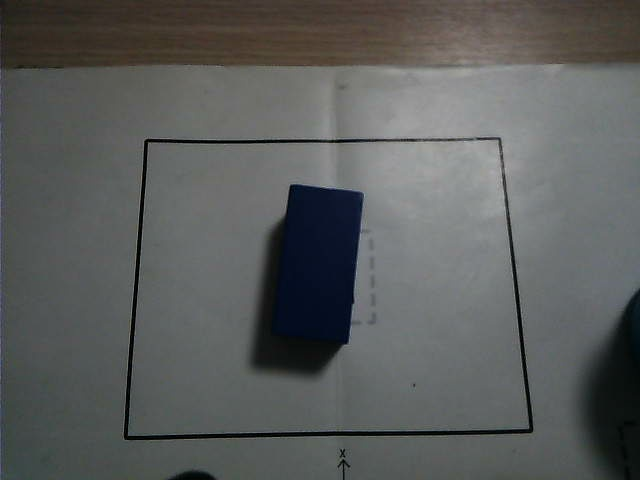
#> input picture tools/vision_roi_tuner/inputs/images/blue_block_001.jpg, 640 x 480 px; its folder holds only this picture in this run
$ python debug_color_decision.py
#> lines starting #> are read from the running program, lines starting #| are printed output that depends on the picture; after the words box and inside, x2 and y2 are one past the last pixel; in counts of white or black regions, pixels touching at a corner belong together
### tools/vision_roi_tuner/scripts/roi_color_detection_utils.py
#!/usr/bin/env python3
# -*- coding: utf-8 -*-
"""
Offline ROI color detection helpers.
Mirrors logic in src/app/app/roi_color_detector_node.py (zero ROS2 dependency).
"""

import re
from pathlib import Path
from typing import Any, Dict, List, Optional, Tuple

import cv2
import numpy as np
import yaml

CHROMATIC_COLORS = {"red", "blue", "green", "yellow", "purple", "tennis"}
NEUTRAL_COLORS = {"black", "white"}


def load_lab_ranges(lab_config_path: str) -> Tuple[Dict[str, Tuple], List[str]]:
    p = Path(lab_config_path)
    data = yaml.safe_load(p.read_text())
    cl = data["/**"]["ros__parameters"]["color_range_list"]
    rng = {}
    for name in cl:
        rng[name] = (tuple(cl[name]["min"]), tuple(cl[name]["max"]))
    color_keys = list(cl.keys())
    return rng, color_keys


# [83 lines left out: functions dominant_color_key, color_center_score, dominant_color_key_with_priority, not called in this run]


def detect_object_contour(gray_img, min_area=500):
    blurred = cv2.GaussianBlur(gray_img, (5, 5), 0)
    _, binary = cv2.threshold(blurred, 0, 255, cv2.THRESH_BINARY_INV + cv2.THRESH_OTSU)
    kernel = cv2.getStructuringElement(cv2.MORPH_ELLIPSE, (7, 7))
    binary = cv2.morphologyEx(binary, cv2.MORPH_CLOSE, kernel, iterations=1)
    cnts, _ = cv2.findContours(binary, cv2.RETR_EXTERNAL, cv2.CHAIN_APPROX_SIMPLE)
    if not cnts:
        return None
    largest = max(cnts, key=cv2.contourArea)
    if cv2.contourArea(largest) < min_area:
        return None
    return largest


def erode_contour_mask(img_shape, contour, kernel_size=5):
    mask = np.zeros(img_shape, np.uint8)
    cv2.drawContours(mask, [contour], -1, 255, thickness=-1)
    kernel = cv2.getStructuringElement(cv2.MORPH_ELLIPSE, (kernel_size, kernel_size))
    return cv2.erode(mask, kernel, iterations=1)


# [117 lines left out: functions erode_contour_mask_v2, apply_luminance_thresholds, estimate_color, estimate_color_with_thresholds, estimate_color_with_otsu_chroma, parse_filename_label and 1 more, not called in this run]

### tools/vision_roi_tuner/scripts/debug_color_decision.py
#!/usr/bin/env python3
"""Color decision debugger — explains why the final color vote produces each prediction."""

import json
import sys
from collections import defaultdict
from pathlib import Path

import cv2
import numpy as np

from roi_color_detection_utils import (
    detect_object_contour,
    dominant_color_key_with_priority,
    erode_contour_mask,
    load_lab_ranges,
    parse_filename_label,
)

ROOT = Path(__file__).resolve().parent.parent
IMAGES_DIR = ROOT / "inputs" / "images"
CONFIG_PATH = ROOT / "configs" / "lab_config.yaml"
LABELS_PATH = ROOT / "inputs" / "labels" / "manual_labels.json"
STRATEGY_PATH = ROOT / "outputs" / "reports" / "best_strategy.json"
OUTPUT_DIR = ROOT / "outputs" / "reports_v2"
DEBUG_DIR = ROOT / "outputs" / "debug_images_v3"

BEST_PARAMS = {
    "use_otsu": True, "use_chroma": True, "chroma_threshold": 5.0,
    "chromatic_min_confidence": 0.10,
    "lab_range_overrides": {
        "blue": {"B": (59, 143)},
        "red":  {"A": (124, 183), "B": (125, 189)},
    },
}

CHROMATIC = {"red", "blue", "green", "yellow", "purple", "tennis"}
NEUTRAL = {"black", "white"}


def compute_stats(arr):
    if len(arr) == 0:
        return {"mean": 0, "std": 0, "p5": 0, "p50": 0, "p95": 0, "count": 0}
    return {
        "mean": round(float(np.mean(arr)), 2),
        "std":  round(float(np.std(arr)), 2),
        "p5":   int(np.percentile(arr, 5)),
        "p50":  int(np.percentile(arr, 50)),
        "p95":  int(np.percentile(arr, 95)),
        "count": int(len(arr)),
    }


def build_decision_debug_img(img, contour, final_mask, pred_color, expected, stats):
    h, w = img.shape[:2]
    panel_w = 640
    panel = np.ones((h, w + panel_w, 3), dtype=np.uint8) * 25
    panel[:h, :w] = img.copy()

    if contour is not None:
        cv2.drawContours(panel[:h, :w], [contour], -1, (0, 255, 0), 2)

    correct = (pred_color == expected) if expected else None
    s = "OK" if correct else ("WRONG" if correct is False else "?")
    tc = (0, 255, 0) if correct else ((0, 0, 255) if correct is False else (200, 200, 0))
    cv2.putText(panel, f"GT:  {expected or 'N/A'}", (12, 24), cv2.FONT_HERSHEY_SIMPLEX, 0.5, (255, 255, 255), 2)
    cv2.putText(panel, f"PRED: {pred_color}  {s}", (12, 48), cv2.FONT_HERSHEY_SIMPLEX, 0.5, tc, 2)

    mask_thumb = np.zeros((100, 140, 3), dtype=np.uint8)
    ms = cv2.resize(final_mask[:h, :w].astype(np.uint8), (140, 100), interpolation=cv2.INTER_NEAREST)
    mask_thumb[ms > 0] = (0, 255, 0)
    cv2.putText(mask_thumb, f"mask px={stats['total_px']}", (4, 14), cv2.FONT_HERSHEY_SIMPLEX, 0.35, (255, 255, 255), 1)
    panel[0:100, w:w+140] = mask_thumb

    x0 = w + 4
    y = 108

    for label, lab_vals, hsv_vals, nrgb in [
        ("LAB", stats["lab"], stats["hsv"], None),
        ("HSV", stats["lab"], stats["hsv"], None),
    ]:
        cv2.putText(panel, label, (x0, y), cv2.FONT_HERSHEY_SIMPLEX, 0.45, (200, 200, 100), 1)
        y += 16
        if label == "LAB":
            cv2.putText(panel, f"L:{stats['lab']['L']['p50']} A:{stats['lab']['A']['p50']} B:{stats['lab']['B']['p50']}", (x0, y), cv2.FONT_HERSHEY_SIMPLEX, 0.35, (180, 180, 180), 1)
        else:
            cv2.putText(panel, f"H:{stats['hsv']['H']['p50']} S:{stats['hsv']['S']['p50']} V:{stats['hsv']['V']['p50']}", (x0, y), cv2.FONT_HERSHEY_SIMPLEX, 0.35, (180, 180, 180), 1)
        y += 16

    # RGB normalized
    nr = stats["rgb"]
    y += 4
    cv2.putText(panel, f"nR={nr['R']['mean']:.3f} nG={nr['G']['mean']:.3f} nB={nr['B']['mean']:.3f}", (x0, y), cv2.FONT_HERSHEY_SIMPLEX, 0.35, (180, 180, 180), 1)
    y += 16
    r_minus_b = nr["R"]["mean"] - nr["B"]["mean"]
    cv2.putText(panel, f"R-B diff: {r_minus_b:.4f} {'(reddish)' if r_minus_b > 0.01 else '(neutral/bluish)'}", (x0, y), cv2.FONT_HERSHEY_SIMPLEX, 0.35, (255, 200, 100) if r_minus_b > 0.01 else (100, 200, 255), 1)
    y += 20

    # Hit ratios
    hits = stats["hits"]
    total = stats["total_px"]
    cv2.putText(panel, "Hits:", (x0, y), cv2.FONT_HERSHEY_SIMPLEX, 0.4, (200, 200, 200), 1)
    y += 16
    for c in ["blue", "red", "black", "white"]:
        h = hits.get(c, 0)
        pct = h / max(1, total) * 100
        bar_w = int(pct / 100 * 200)
        cv2.rectangle(panel, (x0 + 60, y - 10), (x0 + 60 + bar_w, y - 2), (200, 100, 40) if c == "red" else (40, 100, 200) if c == "blue" else (100, 100, 100), -1)
        cv2.putText(panel, f"{c}: {h} ({pct:.0f}%)", (x0, y), cv2.FONT_HERSHEY_SIMPLEX, 0.35, (200, 200, 200), 1)
        y += 14

    y += 6
    reason = stats.get("win_reason", "")
    cv2.putText(panel, f"WIN: {reason[:60]}", (x0, y), cv2.FONT_HERSHEY_SIMPLEX, 0.35, (100, 255, 100), 1)
    y += 16
    if "red/blue" in stats:
        cv2.putText(panel, f"red/blue overlap: {stats['red/blue']}", (x0, y), cv2.FONT_HERSHEY_SIMPLEX, 0.35, (200, 200, 200), 1)

    return panel


def main():
    OUTPUT_DIR.mkdir(parents=True, exist_ok=True)
    DEBUG_DIR.mkdir(parents=True, exist_ok=True)

    lab_ranges, _ = load_lab_ranges(str(CONFIG_PATH))
    params = BEST_PARAMS

    manual_labels = {}
    if LABELS_PATH.exists():
        with open(LABELS_PATH) as f:
            for e in json.load(f):
                manual_labels[e["image"]] = e

    results = []

    for img_path in sorted(IMAGES_DIR.glob("*.jpg")):
        manual = manual_labels.get(img_path.name, {})
        expected = manual.get("true_color")
        expected_class = manual.get("true_class")

        bgr = cv2.imread(str(img_path))
#> bgr is the input picture: shape (480, 640, 3); mean B, G, R 91.5, 92.4, 90.4
        gray = cv2.cvtColor(bgr, cv2.COLOR_BGR2GRAY)
        contour = detect_object_contour(gray)
#> in detect_object_contour, `binary = cv2.morphologyEx(binary, cv2.MORPH_CLOSE, kernel, iterations=1)`:
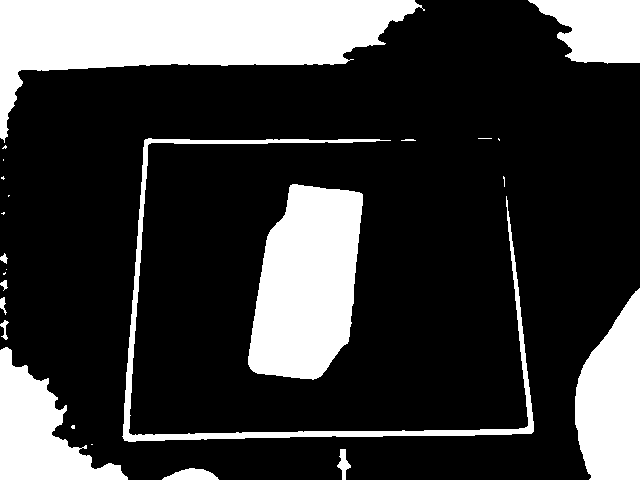
#> binary: shape (480, 640); 23.5% white; 25 white regions (12 under 20 px)
#> in detect_object_contour, `cnts, _ = cv2.findContours(binary, cv2.RETR_EXTERNAL, cv2.CHAIN_APPROX..`: cnts = 25 contours, 13 with area under 20; largest, box (x1, y1, x2, y2) and area: (0, 0, 425, 143) 25768, (248, 184, 363, 380) 16584, (575, 288, 640, 480) 8970, (0, 347, 128, 480) 7624, (528, 0, 640, 64) 4956
#> in detect_object_contour, `largest = max(cnts, key=cv2.contourArea)`: largest = contour of 183 points, box (x1, y1, x2, y2) (0, 0, 425, 143), area 25768
#> contour has the same summary as largest in detect_object_contour
        if contour is None:
            continue

        mask = erode_contour_mask(gray.shape, contour, kernel_size=params.get("erode_size", 5))
        mask_full = mask.copy()

        lab = cv2.cvtColor(bgr, cv2.COLOR_BGR2LAB)
#> lab: shape (480, 640, 3); mean of channels 0, 1, 2 98.6, 127.2, 128.3

        if params.get("use_otsu"):
            vals = gray[mask > 0].astype(np.uint8)
            if len(vals) > 0:
                o, _ = cv2.threshold(vals, 0, 255, cv2.THRESH_BINARY + cv2.THRESH_OTSU)
#> o = 56
                mask[(mask > 0) & (gray < o)] = 0
#> mask: shape (480, 640); 4.5% white; 29 white regions (22 under 20 px), largest, box (x1, y1, x2, y2) and area: (92, 0, 417, 65) 12805, (0, 58, 21, 137) 776, (108, 27, 120, 32) 40

        if params.get("use_chroma") and (mask > 0).sum() > 0:
            Lab = lab[:, :, 1].astype(float)
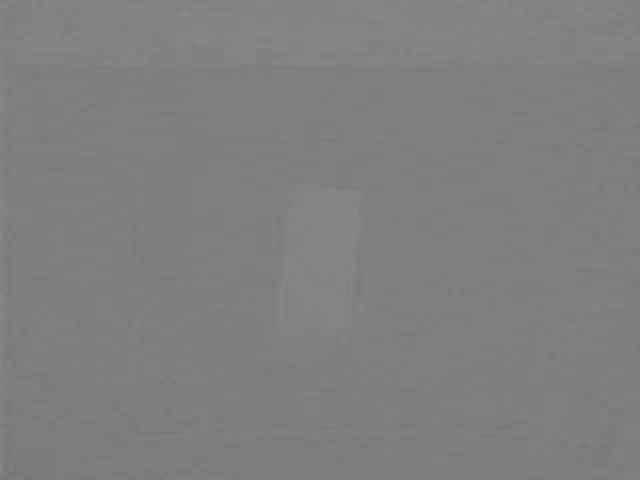
#> Lab: shape (480, 640) float64; min 118, max 137, mean 127.2
            Bab = lab[:, :, 2].astype(float)
            C = np.sqrt((Lab - 128.) ** 2 + (Bab - 128.) ** 2)
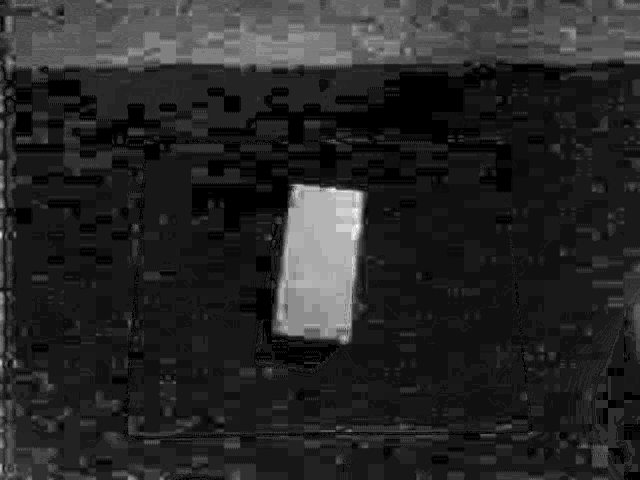
#> C: shape (480, 640) float64; min 0, max 21.93, mean 3.4; drawn with min black and max white
            mask[(mask > 0) & (C < params.get("chroma_threshold", 5.))] = 0
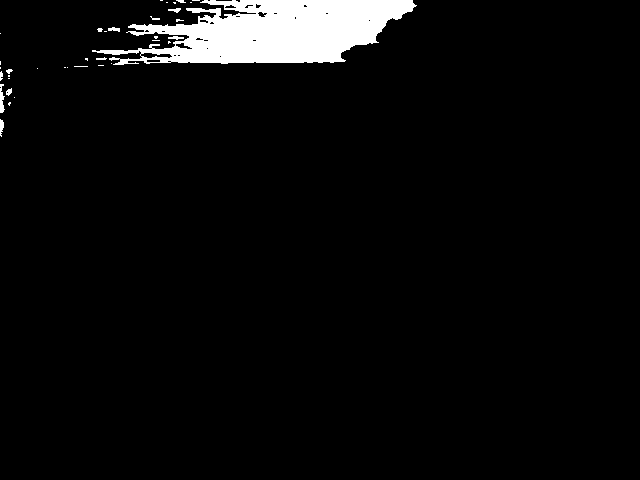
#> mask: shape (480, 640); 4.3% white; 37 white regions (26 under 20 px), largest, box (x1, y1, x2, y2) and area: (92, 0, 417, 65) 12804, (0, 84, 5, 113) 93, (0, 119, 4, 137) 49

        total_px = int((mask > 0).sum())
#> total_px = 13331
        if total_px == 0:
            continue

        # Per-pixel stats within final mask
        mx = mask > 0
        L_vals, A_vals, B_vals = lab[:,:,0][mx], lab[:,:,1][mx], lab[:,:,2][mx]
#> L_vals = 13331 values, max 118 at index 13324, min 59 at index 4, mean 69.52; A_vals = 13331 values, max 136 at index 194, min 123 at index 13172, mean 131.3; B_vals = 13331 values, max 141 at index 5625, min 117 at index 13215, mean 136.4

        hsv = cv2.cvtColor(bgr, cv2.COLOR_BGR2HSV)
#> hsv: shape (480, 640, 3); mean H, S, V 70.3, 30.8, 95.1
        H_vals, S_vals, V_vals = hsv[:,:,0][mx], hsv[:,:,1][mx], hsv[:,:,2][mx]
#> H_vals = 13331 values, max 150 at index 13061, min 0 at index 2792, mean 15.52; S_vals = 13331 values, max 115 at index 12221, min 20 at index 13157, mean 77.57; V_vals = 13331 values, max 118 at index 13324, min 60 at index 12195, mean 74.29

        R, G, B_ch = bgr[:,:,2].astype(float), bgr[:,:,1].astype(float), bgr[:,:,0].astype(float)
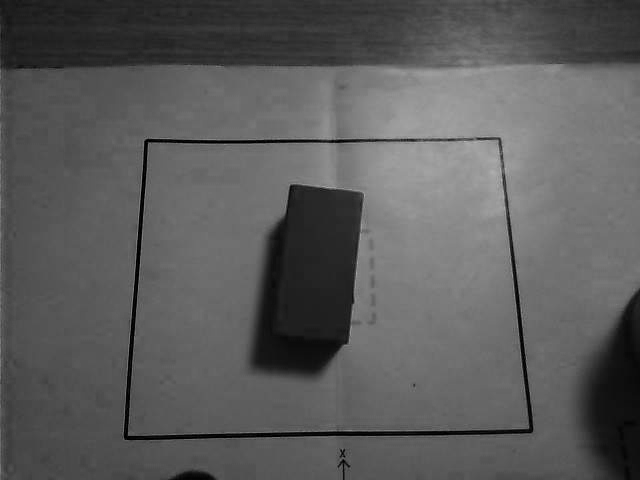
#> B_ch: shape (480, 640) float64; min 0, max 185, mean 91.5
        total_rgb = R[mx] + G[mx] + B_ch[mx] + 1e-9
#> total_rgb = 13331 values, max 331 at index 13324, min 157 at index 8765, mean 188.3
        nr = R[mx] / total_rgb
#> nr = 13331 values, max 0.431 at index 12221, min 0.298 at index 13314, mean 0.394
        ng = G[mx] / total_rgb
#> ng = 13331 values, max 0.363 at index 13100, min 0.299 at index 2792, mean 0.331
        nb = B_ch[mx] / total_rgb
#> nb = 13331 values, max 0.383 at index 13267, min 0.237 at index 12221, mean 0.275

        # Build overridden ranges
        ranges = dict(lab_ranges)
        for color, ch_ov in params.get("lab_range_overrides", {}).items():
            if color in ranges:
                om, ox = ranges[color]
                nm, nx = list(om), list(ox)
                for ch, (lo, hi) in ch_ov.items():
                    idx = {"L": 0, "A": 1, "B": 2}[ch]
                    nm[idx], nx[idx] = lo, hi
                ranges[color] = (tuple(nm), tuple(nx))

        # Compute per-color hits
        hits = {}
        for k, (mn, mx) in ranges.items():
            Lh = (L_vals >= mn[0]) & (L_vals <= mx[0])
            Ah = (A_vals >= mn[1]) & (A_vals <= mx[1])
            Bh = (B_vals >= mn[2]) & (B_vals <= mx[2])
            hits[k] = int((Lh & Ah & Bh).sum())
#> after the loop, hits = {'black': 13255, 'blue': 13331, 'green': 0, 'red': 13151, 'tennis': 0, 'white': 6, 'yellow': 0, 'purple': 0}

        # Chromatic priority decision
        best_c, best_ch = None, -1
        best_n, best_nh = None, -1
        for k, h in hits.items():
            if k in CHROMATIC:
                if h > best_ch:
                    best_ch, best_c = h, k
            elif k in NEUTRAL:
                if h > best_nh:
                    best_nh, best_n = h, k
#> this loop made 8 passes
#> (k, h, best_nh, best_n) on pass 1: ('black', 13255, 13255, 'black')
#> after the loop, best_ch = 13331; best_nh = 13255

        c_conf = round(best_ch / total_px, 4) if best_ch >= 0 else 0
#> c_conf = 1
        n_conf = round(best_nh / total_px, 4) if best_nh >= 0 else 0
#> n_conf = 0.994
        cmc = params.get("chromatic_min_confidence", 0.10)

        if best_c is not None and c_conf >= cmc:
            pred_color, conf = best_c, c_conf
#> pred_color = 'blue'; conf = 1
            win_reason = f"chromatic '{best_c}' conf={c_conf:.4f} >= {cmc} (hits={best_ch}/{total_px})"
        elif best_n is not None:
            pred_color, conf = best_n, n_conf
            win_reason = f"fallback neutral '{best_n}' conf={n_conf:.4f} (no chromatic >= {cmc})"
        else:
            pred_color, conf = "unknown", 0.0
            win_reason = "no color matched"

        # Red-vs-blue overlap analysis
        rb_overlap = {}
        if "red" in hits and "blue" in hits:
            red_range = ranges["red"]
            blue_range = ranges["blue"]
            red_mask = ((L_vals >= red_range[0][0]) & (L_vals <= red_range[1][0]) &
                        (A_vals >= red_range[0][1]) & (A_vals <= red_range[1][1]) &
                        (B_vals >= red_range[0][2]) & (B_vals <= red_range[1][2]))
            blue_mask = ((L_vals >= blue_range[0][0]) & (L_vals <= blue_range[1][0]) &
                         (A_vals >= blue_range[0][1]) & (A_vals <= blue_range[1][1]) &
                         (B_vals >= blue_range[0][2]) & (B_vals <= blue_range[1][2]))
            overlap_both = (red_mask & blue_mask).sum()
#> overlap_both = 13151
            red_only = (red_mask & ~blue_mask).sum()
#> red_only = 0
            blue_only = (blue_mask & ~red_mask).sum()
#> blue_only = 180
            rb_overlap = {
                "red_hits": int(red_mask.sum()),
                "blue_hits": int(blue_mask.sum()),
                "overlap_both": int(overlap_both),
                "red_only": int(red_only),
                "blue_only": int(blue_only),
                "red_blue_ratio": round(
                    red_mask.sum() / max(1, blue_mask.sum()), 4),
            }
#> rb_overlap = {'red_hits': 13151, 'blue_hits': 13331, 'overlap_both': 13151, 'red_only': 0, 'blue_only': 180, 'red_blue_ratio': 0.987}

        stats = {
            "total_px": total_px,
            "lab": {
                "L": compute_stats(L_vals),
                "A": compute_stats(A_vals),
                "B": compute_stats(B_vals),
            },
            "hsv": {
                "H": compute_stats(H_vals),
                "S": compute_stats(S_vals),
                "V": compute_stats(V_vals),
            },
            "rgb": {
                "R": compute_stats(nr),
                "G": compute_stats(ng),
                "B": compute_stats(nb),
            },
            "hits": hits,
            "predicted": pred_color,
            "confidence": conf,
            "win_reason": win_reason,
            "red/blue": rb_overlap,
        }

        results.append({
            "image": img_path.name,
            "expected_color": expected,
            "expected_class": expected_class,
            "predicted": pred_color,
            "confidence": conf,
            "correct": (pred_color == expected) if expected else None,
            "stats": stats,
        })

        status = "OK" if pred_color == expected else ("WRONG" if expected else "?")
#> status = '?'
        print(f"  {img_path.name:28s} GT={str(expected):5s} PRED={pred_color:6s} "
              f"conf={conf:.3f} {status}  "
              f"hits blue={hits.get('blue',0)} red={hits.get('red',0)} black={hits.get('black',0)}  "
              f"reason={win_reason[:50]}")
#|   blue_block_001.jpg           GT=None  PRED=blue   conf=1.000 ?  hits blue=13331 red=13151 black=13255  reason=chromatic 'blue' conf=1.0000 >= 0.1 (hits=13331/13

        dbg = build_decision_debug_img(bgr, contour, mask, pred_color, expected, stats)
#> in build_decision_debug_img, `cv2.putText(panel, f"PRED: {pred_color}  {s}", (12, 48), cv2.FONT_HERS..`:
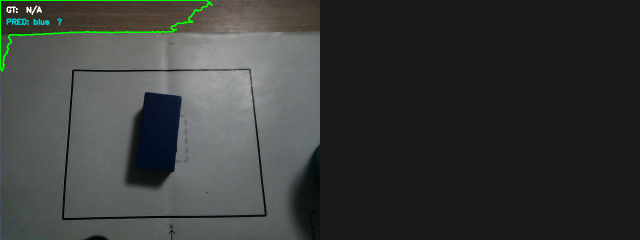
#> panel: shape (480, 1280, 3) (shown at 1/2 size); mean B, G, R 58.3, 59.9, 57.4
#> in build_decision_debug_img, `cv2.putText(mask_thumb, f"mask px={stats['total_px']}", (4, 14), cv2.F..`:
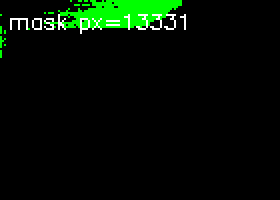
#> mask_thumb: shape (100, 140, 3) (shown 2 times larger); mean of channels 0, 1, 2 3.4, 14.3, 3.4; drawn as B, G, R
#> (the rest of the program and of its run is left out)
